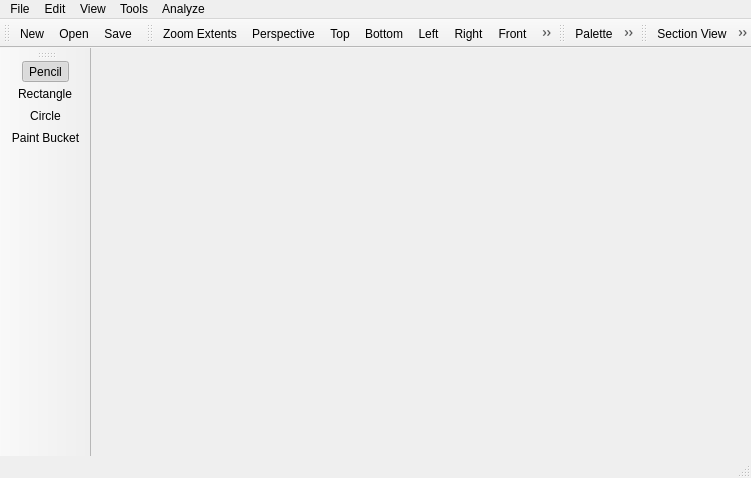
<?xml version="1.0" encoding="UTF-8"?>
<ui version="4.0">
 <class>VoxCadClass</class>
 <widget class="QMainWindow" name="VoxCadClass">
  <property name="enabled">
   <bool>true</bool>
  </property>
  <property name="geometry">
   <rect>
    <x>0</x>
    <y>0</y>
    <width>751</width>
    <height>478</height>
   </rect>
  </property>
  <property name="windowTitle">
   <string>VoxCad</string>
  </property>
  <property name="windowIcon">
   <iconset resource="VoxCad.qrc">
    <normaloff>:/VoxCad/VoxCad.ico</normaloff>:/VoxCad/VoxCad.ico</iconset>
  </property>
  <widget class="QWidget" name="centralWidget">
   <layout class="QHBoxLayout" name="horizontalLayout">
    <property name="margin">
     <number>0</number>
    </property>
   </layout>
  </widget>
  <widget class="QMenuBar" name="menuBar">
   <property name="geometry">
    <rect>
     <x>0</x>
     <y>0</y>
     <width>751</width>
     <height>21</height>
    </rect>
   </property>
   <widget class="QMenu" name="menuFile">
    <property name="title">
     <string>File</string>
    </property>
    <widget class="QMenu" name="menuExport">
     <property name="title">
      <string>Export</string>
     </property>
     <widget class="QMenu" name="menuAlternate_VXC">
      <property name="title">
       <string>Alternate VXC</string>
      </property>
      <addaction name="actionBASE64_VXC"/>
      <addaction name="actionASCII_VXC"/>
     </widget>
     <widget class="QMenu" name="menuMesh">
      <property name="title">
       <string>Mesh</string>
      </property>
      <addaction name="actionSTL"/>
     </widget>
     <addaction name="actionVXA_OUT"/>
     <addaction name="actionKV6"/>
     <addaction name="actionDMU_Out"/>
     <addaction name="actionVoxelCoordinates"/>
     <addaction name="menuMesh"/>
     <addaction name="menuAlternate_VXC"/>
    </widget>
    <widget class="QMenu" name="menuImport">
     <property name="title">
      <string>Import</string>
     </property>
     <addaction name="actionVXA_IN"/>
    </widget>
    <addaction name="actionNew"/>
    <addaction name="actionOpen"/>
    <addaction name="separator"/>
    <addaction name="actionSave"/>
    <addaction name="actionSave_As"/>
    <addaction name="separator"/>
    <addaction name="menuImport"/>
    <addaction name="menuExport"/>
   </widget>
   <widget class="QMenu" name="menuView">
    <property name="title">
     <string>View</string>
    </property>
    <widget class="QMenu" name="menuStandard_Views">
     <property name="title">
      <string>Standard Views</string>
     </property>
     <addaction name="actionPerspective"/>
     <addaction name="separator"/>
     <addaction name="actionTop"/>
     <addaction name="actionBottom"/>
     <addaction name="actionLeft"/>
     <addaction name="actionRight"/>
     <addaction name="actionFront"/>
     <addaction name="actionBack"/>
    </widget>
    <widget class="QMenu" name="menuSection">
     <property name="title">
      <string>Section</string>
     </property>
     <addaction name="actionSection_View"/>
     <addaction name="actionLayer_Forward"/>
     <addaction name="actionLayer_Back"/>
    </widget>
    <addaction name="actionCenter_View"/>
    <addaction name="menuStandard_Views"/>
    <addaction name="menuSection"/>
    <addaction name="separator"/>
    <addaction name="actionLarge_Mode"/>
    <addaction name="actionView_Tiled"/>
    <addaction name="actionGraphics_Enabled"/>
    <addaction name="separator"/>
    <addaction name="actionReference_View"/>
    <addaction name="actionInfo"/>
    <addaction name="separator"/>
   </widget>
   <widget class="QMenu" name="menuAnalyze">
    <property name="title">
     <string>Analyze</string>
    </property>
    <addaction name="actionBCs"/>
    <addaction name="actionSolve"/>
    <addaction name="separator"/>
    <addaction name="actionTensile"/>
    <addaction name="actionPhysics"/>
    <addaction name="actionBenchmark"/>
   </widget>
   <widget class="QMenu" name="menuTools">
    <property name="title">
     <string>Tools</string>
    </property>
    <widget class="QMenu" name="menuDrawing">
     <property name="title">
      <string>Drawing</string>
     </property>
     <addaction name="actionPencil"/>
     <addaction name="actionRectangle"/>
     <addaction name="actionCircle"/>
     <addaction name="actionPaint_Bucket"/>
    </widget>
    <addaction name="actionEdit_Voxels"/>
    <addaction name="action3D_Brush"/>
    <addaction name="separator"/>
    <addaction name="menuDrawing"/>
   </widget>
   <widget class="QMenu" name="menuEdit">
    <property name="title">
     <string>Edit</string>
    </property>
    <addaction name="actionCopy"/>
    <addaction name="actionCut"/>
    <addaction name="actionPaste"/>
    <addaction name="separator"/>
    <addaction name="actionWorkspace"/>
    <addaction name="actionPalette"/>
   </widget>
   <addaction name="menuFile"/>
   <addaction name="menuEdit"/>
   <addaction name="menuView"/>
   <addaction name="menuTools"/>
   <addaction name="menuAnalyze"/>
  </widget>
  <widget class="QStatusBar" name="statusBar"/>
  <widget class="QToolBar" name="FileToolBar">
   <property name="windowTitle">
    <string>File</string>
   </property>
   <property name="iconSize">
    <size>
     <width>16</width>
     <height>16</height>
    </size>
   </property>
   <attribute name="toolBarArea">
    <enum>TopToolBarArea</enum>
   </attribute>
   <attribute name="toolBarBreak">
    <bool>false</bool>
   </attribute>
   <addaction name="actionNew"/>
   <addaction name="actionOpen"/>
   <addaction name="actionSave"/>
  </widget>
  <widget class="QToolBar" name="ViewtoolBar">
   <property name="windowTitle">
    <string>View</string>
   </property>
   <property name="iconSize">
    <size>
     <width>16</width>
     <height>16</height>
    </size>
   </property>
   <attribute name="toolBarArea">
    <enum>TopToolBarArea</enum>
   </attribute>
   <attribute name="toolBarBreak">
    <bool>false</bool>
   </attribute>
   <addaction name="actionCenter_View"/>
   <addaction name="actionPerspective"/>
   <addaction name="actionTop"/>
   <addaction name="actionBottom"/>
   <addaction name="actionLeft"/>
   <addaction name="actionRight"/>
   <addaction name="actionFront"/>
   <addaction name="actionBack"/>
  </widget>
  <widget class="QToolBar" name="DrawingtoolBar">
   <property name="windowTitle">
    <string>Draw</string>
   </property>
   <property name="iconSize">
    <size>
     <width>16</width>
     <height>16</height>
    </size>
   </property>
   <attribute name="toolBarArea">
    <enum>LeftToolBarArea</enum>
   </attribute>
   <attribute name="toolBarBreak">
    <bool>false</bool>
   </attribute>
   <addaction name="actionPencil"/>
   <addaction name="actionRectangle"/>
   <addaction name="actionCircle"/>
   <addaction name="actionPaint_Bucket"/>
  </widget>
  <widget class="QToolBar" name="DialogToolbar">
   <property name="windowTitle">
    <string>Dialogs</string>
   </property>
   <property name="iconSize">
    <size>
     <width>16</width>
     <height>16</height>
    </size>
   </property>
   <attribute name="toolBarArea">
    <enum>TopToolBarArea</enum>
   </attribute>
   <attribute name="toolBarBreak">
    <bool>false</bool>
   </attribute>
   <addaction name="actionPalette"/>
   <addaction name="actionWorkspace"/>
   <addaction name="actionEdit_Voxels"/>
   <addaction name="action3D_Brush"/>
   <addaction name="actionInfo"/>
   <addaction name="actionReference_View"/>
   <addaction name="actionBCs"/>
   <addaction name="actionPhysics"/>
   <addaction name="actionTensile"/>
  </widget>
  <widget class="QToolBar" name="SectionToolBar">
   <property name="windowTitle">
    <string>Section</string>
   </property>
   <property name="iconSize">
    <size>
     <width>16</width>
     <height>16</height>
    </size>
   </property>
   <attribute name="toolBarArea">
    <enum>TopToolBarArea</enum>
   </attribute>
   <attribute name="toolBarBreak">
    <bool>false</bool>
   </attribute>
   <addaction name="actionSection_View"/>
   <addaction name="actionLayer_Back"/>
   <addaction name="actionLayer_Forward"/>
  </widget>
  <action name="actionOpen">
   <property name="icon">
    <iconset resource="VoxCad.qrc">
     <normaloff>:/Icons/Icons/Open.png</normaloff>:/Icons/Icons/Open.png</iconset>
   </property>
   <property name="text">
    <string>Open</string>
   </property>
   <property name="shortcut">
    <string>Ctrl+O</string>
   </property>
  </action>
  <action name="actionSave">
   <property name="icon">
    <iconset resource="VoxCad.qrc">
     <normaloff>:/Icons/Icons/Save.png</normaloff>:/Icons/Icons/Save.png</iconset>
   </property>
   <property name="text">
    <string>Save</string>
   </property>
   <property name="shortcut">
    <string>Ctrl+S</string>
   </property>
  </action>
  <action name="actionCenter_View">
   <property name="icon">
    <iconset resource="VoxCad.qrc">
     <normaloff>:/Icons/Icons/ZoomExtents2.png</normaloff>:/Icons/Icons/ZoomExtents2.png</iconset>
   </property>
   <property name="text">
    <string>Zoom Extents</string>
   </property>
  </action>
  <action name="actionSave_As">
   <property name="text">
    <string>Save As</string>
   </property>
   <property name="shortcut">
    <string>Ctrl+Shift+S</string>
   </property>
  </action>
  <action name="actionASCII_VXC">
   <property name="text">
    <string>Ascii</string>
   </property>
  </action>
  <action name="actionBASE64_VXC">
   <property name="text">
    <string>Base64</string>
   </property>
  </action>
  <action name="actionSolve">
   <property name="checkable">
    <bool>true</bool>
   </property>
   <property name="icon">
    <iconset resource="VoxCad.qrc">
     <normaloff>:/Icons/Icons/Analyze.png</normaloff>:/Icons/Icons/Analyze.png</iconset>
   </property>
   <property name="text">
    <string>Solve</string>
   </property>
   <property name="visible">
    <bool>false</bool>
   </property>
  </action>
  <action name="actionPerspective">
   <property name="icon">
    <iconset resource="VoxCad.qrc">
     <normaloff>:/Icons/Icons/ViewPerspective.png</normaloff>:/Icons/Icons/ViewPerspective.png</iconset>
   </property>
   <property name="text">
    <string>Perspective</string>
   </property>
   <property name="shortcut">
    <string>Alt+1</string>
   </property>
  </action>
  <action name="actionTop">
   <property name="icon">
    <iconset resource="VoxCad.qrc">
     <normaloff>:/Icons/Icons/ViewTop.png</normaloff>:/Icons/Icons/ViewTop.png</iconset>
   </property>
   <property name="text">
    <string>Top</string>
   </property>
   <property name="shortcut">
    <string>Alt+2</string>
   </property>
  </action>
  <action name="actionBottom">
   <property name="icon">
    <iconset resource="VoxCad.qrc">
     <normaloff>:/Icons/Icons/ViewBottom.png</normaloff>:/Icons/Icons/ViewBottom.png</iconset>
   </property>
   <property name="text">
    <string>Bottom</string>
   </property>
   <property name="shortcut">
    <string>Alt+3</string>
   </property>
  </action>
  <action name="actionLeft">
   <property name="icon">
    <iconset resource="VoxCad.qrc">
     <normaloff>:/Icons/Icons/ViewLeft.png</normaloff>:/Icons/Icons/ViewLeft.png</iconset>
   </property>
   <property name="text">
    <string>Left</string>
   </property>
   <property name="shortcut">
    <string>Alt+4</string>
   </property>
  </action>
  <action name="actionRight">
   <property name="icon">
    <iconset resource="VoxCad.qrc">
     <normaloff>:/Icons/Icons/ViewRight.png</normaloff>:/Icons/Icons/ViewRight.png</iconset>
   </property>
   <property name="text">
    <string>Right</string>
   </property>
   <property name="shortcut">
    <string>Alt+5</string>
   </property>
  </action>
  <action name="actionFront">
   <property name="icon">
    <iconset resource="VoxCad.qrc">
     <normaloff>:/Icons/Icons/ViewFront.png</normaloff>:/Icons/Icons/ViewFront.png</iconset>
   </property>
   <property name="text">
    <string>Front</string>
   </property>
   <property name="shortcut">
    <string>Alt+6</string>
   </property>
  </action>
  <action name="actionBack">
   <property name="icon">
    <iconset resource="VoxCad.qrc">
     <normaloff>:/Icons/Icons/ViewBack.png</normaloff>:/Icons/Icons/ViewBack.png</iconset>
   </property>
   <property name="text">
    <string>Back</string>
   </property>
   <property name="shortcut">
    <string>Alt+7</string>
   </property>
  </action>
  <action name="actionEdit_Voxels">
   <property name="checkable">
    <bool>true</bool>
   </property>
   <property name="icon">
    <iconset resource="VoxCad.qrc">
     <normaloff>:/Icons/Icons/EditLayer.png</normaloff>:/Icons/Icons/EditLayer.png</iconset>
   </property>
   <property name="text">
    <string>Edit Voxels</string>
   </property>
   <property name="shortcut">
    <string>E</string>
   </property>
  </action>
  <action name="actionLayer_Back">
   <property name="icon">
    <iconset resource="VoxCad.qrc">
     <normaloff>:/Icons/Icons/LayerBack.png</normaloff>:/Icons/Icons/LayerBack.png</iconset>
   </property>
   <property name="text">
    <string>Layer Back</string>
   </property>
   <property name="shortcut">
    <string>-</string>
   </property>
  </action>
  <action name="actionLayer_Forward">
   <property name="icon">
    <iconset resource="VoxCad.qrc">
     <normaloff>:/Icons/Icons/LayerForward.png</normaloff>:/Icons/Icons/LayerForward.png</iconset>
   </property>
   <property name="text">
    <string>Layer Forward</string>
   </property>
   <property name="shortcut">
    <string>+</string>
   </property>
  </action>
  <action name="actionPencil">
   <property name="checkable">
    <bool>true</bool>
   </property>
   <property name="checked">
    <bool>true</bool>
   </property>
   <property name="icon">
    <iconset resource="VoxCad.qrc">
     <normaloff>:/Icons/Icons/Pencil.png</normaloff>:/Icons/Icons/Pencil.png</iconset>
   </property>
   <property name="text">
    <string>Pencil</string>
   </property>
   <property name="shortcut">
    <string>Alt+Q</string>
   </property>
  </action>
  <action name="actionRectangle">
   <property name="checkable">
    <bool>true</bool>
   </property>
   <property name="icon">
    <iconset resource="VoxCad.qrc">
     <normaloff>:/Icons/Icons/Rectangle.png</normaloff>:/Icons/Icons/Rectangle.png</iconset>
   </property>
   <property name="text">
    <string>Rectangle</string>
   </property>
   <property name="shortcut">
    <string>Alt+W</string>
   </property>
  </action>
  <action name="actionCircle">
   <property name="checkable">
    <bool>true</bool>
   </property>
   <property name="icon">
    <iconset resource="VoxCad.qrc">
     <normaloff>:/Icons/Icons/Ellipse.png</normaloff>:/Icons/Icons/Ellipse.png</iconset>
   </property>
   <property name="text">
    <string>Circle</string>
   </property>
   <property name="shortcut">
    <string>Alt+E</string>
   </property>
  </action>
  <action name="actionReference_View">
   <property name="checkable">
    <bool>true</bool>
   </property>
   <property name="icon">
    <iconset resource="VoxCad.qrc">
     <normaloff>:/Icons/Icons/Aux_View.png</normaloff>:/Icons/Icons/Aux_View.png</iconset>
   </property>
   <property name="text">
    <string>Reference View</string>
   </property>
   <property name="shortcut">
    <string>R</string>
   </property>
  </action>
  <action name="actionPalette">
   <property name="checkable">
    <bool>true</bool>
   </property>
   <property name="icon">
    <iconset resource="VoxCad.qrc">
     <normaloff>:/Icons/Icons/Material.png</normaloff>:/Icons/Icons/Material.png</iconset>
   </property>
   <property name="text">
    <string>Palette</string>
   </property>
   <property name="shortcut">
    <string>P</string>
   </property>
  </action>
  <action name="actionWorkspace">
   <property name="checkable">
    <bool>true</bool>
   </property>
   <property name="icon">
    <iconset resource="VoxCad.qrc">
     <normaloff>:/Icons/Icons/Workspace.png</normaloff>:/Icons/Icons/Workspace.png</iconset>
   </property>
   <property name="text">
    <string>Workspace</string>
   </property>
   <property name="shortcut">
    <string>W</string>
   </property>
  </action>
  <action name="actionInfo">
   <property name="checkable">
    <bool>true</bool>
   </property>
   <property name="icon">
    <iconset resource="VoxCad.qrc">
     <normaloff>:/Icons/Icons/Info.png</normaloff>:/Icons/Icons/Info.png</iconset>
   </property>
   <property name="text">
    <string>Info</string>
   </property>
   <property name="shortcut">
    <string>I</string>
   </property>
  </action>
  <action name="actionBCs">
   <property name="checkable">
    <bool>true</bool>
   </property>
   <property name="icon">
    <iconset resource="VoxCad.qrc">
     <normaloff>:/Icons/Icons/BCs.png</normaloff>:/Icons/Icons/BCs.png</iconset>
   </property>
   <property name="text">
    <string>Boundary Conditions</string>
   </property>
   <property name="shortcut">
    <string>B</string>
   </property>
  </action>
  <action name="actionSection_View">
   <property name="checkable">
    <bool>true</bool>
   </property>
   <property name="icon">
    <iconset resource="VoxCad.qrc">
     <normaloff>:/Icons/Icons/Section.png</normaloff>:/Icons/Icons/Section.png</iconset>
   </property>
   <property name="text">
    <string>Section View</string>
   </property>
   <property name="shortcut">
    <string>Alt+S</string>
   </property>
  </action>
  <action name="actionNew">
   <property name="icon">
    <iconset resource="VoxCad.qrc">
     <normaloff>:/Icons/Icons/New.png</normaloff>:/Icons/Icons/New.png</iconset>
   </property>
   <property name="text">
    <string>New</string>
   </property>
   <property name="shortcut">
    <string>Ctrl+N</string>
   </property>
  </action>
  <action name="actionVXA_OUT">
   <property name="text">
    <string>Simulation</string>
   </property>
  </action>
  <action name="actionSTL">
   <property name="text">
    <string>STL</string>
   </property>
  </action>
  <action name="actionDMU_Out">
   <property name="text">
    <string>DMU</string>
   </property>
  </action>
  <action name="actionCopy">
   <property name="icon">
    <iconset resource="VoxCad.qrc">
     <normaloff>:/Icons/Icons/Copy.png</normaloff>:/Icons/Icons/Copy.png</iconset>
   </property>
   <property name="text">
    <string>Copy</string>
   </property>
   <property name="shortcut">
    <string>Ctrl+C</string>
   </property>
  </action>
  <action name="actionCut">
   <property name="icon">
    <iconset resource="VoxCad.qrc">
     <normaloff>:/Icons/Icons/Cut.png</normaloff>:/Icons/Icons/Cut.png</iconset>
   </property>
   <property name="text">
    <string>Cut</string>
   </property>
   <property name="shortcut">
    <string>Ctrl+X</string>
   </property>
  </action>
  <action name="actionPaste">
   <property name="icon">
    <iconset resource="VoxCad.qrc">
     <normaloff>:/Icons/Icons/Paste.png</normaloff>:/Icons/Icons/Paste.png</iconset>
   </property>
   <property name="text">
    <string>Paste</string>
   </property>
   <property name="shortcut">
    <string>Ctrl+V</string>
   </property>
  </action>
  <action name="actionVXA_IN">
   <property name="text">
    <string>Simulation</string>
   </property>
  </action>
  <action name="actionLarge_Mode">
   <property name="checkable">
    <bool>true</bool>
   </property>
   <property name="text">
    <string>Large Mode</string>
   </property>
  </action>
  <action name="actionPhysics">
   <property name="checkable">
    <bool>true</bool>
   </property>
   <property name="icon">
    <iconset resource="VoxCad.qrc">
     <normaloff>:/Icons/Icons/Sandbox.png</normaloff>:/Icons/Icons/Sandbox.png</iconset>
   </property>
   <property name="text">
    <string>Physics Sandbox</string>
   </property>
  </action>
  <action name="action3D_Brush">
   <property name="checkable">
    <bool>true</bool>
   </property>
   <property name="icon">
    <iconset resource="VoxCad.qrc">
     <normaloff>:/Icons/Icons/3DBrush.png</normaloff>:/Icons/Icons/3DBrush.png</iconset>
   </property>
   <property name="text">
    <string>3D Brush</string>
   </property>
  </action>
  <action name="actionTensile">
   <property name="checkable">
    <bool>true</bool>
   </property>
   <property name="icon">
    <iconset resource="VoxCad.qrc">
     <normaloff>:/Icons/Icons/Tensile.png</normaloff>:/Icons/Icons/Tensile.png</iconset>
   </property>
   <property name="text">
    <string>Tensile Test</string>
   </property>
  </action>
  <action name="actionVoxelCoordinates">
   <property name="text">
    <string>Voxel Coordinates</string>
   </property>
  </action>
  <action name="actionPaint_Bucket">
   <property name="checkable">
    <bool>true</bool>
   </property>
   <property name="icon">
    <iconset resource="VoxCad.qrc">
     <normaloff>:/Icons/Icons/Bucket.png</normaloff>:/Icons/Icons/Bucket.png</iconset>
   </property>
   <property name="text">
    <string>Paint Bucket</string>
   </property>
  </action>
  <action name="actionView_Tiled">
   <property name="checkable">
    <bool>true</bool>
   </property>
   <property name="text">
    <string>View Tiled</string>
   </property>
  </action>
  <action name="actionGraphics_Enabled">
   <property name="checkable">
    <bool>true</bool>
   </property>
   <property name="text">
    <string>Graphics Enabled</string>
   </property>
  </action>
  <action name="actionKV6">
   <property name="text">
    <string>KV6</string>
   </property>
  </action>
  <action name="actionBenchmark">
   <property name="text">
    <string>Benchmark</string>
   </property>
   <property name="visible">
    <bool>false</bool>
   </property>
  </action>
 </widget>
 <layoutdefault spacing="6" margin="11"/>
 <resources>
  <include location="VoxCad.qrc"/>
 </resources>
 <connections/>
</ui>
